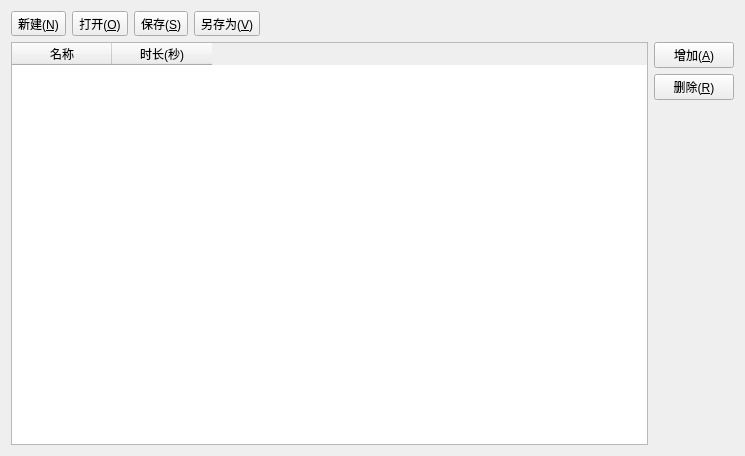
<?xml version="1.0" encoding="UTF-8"?>
<ui version="4.0">
 <class>ByyAnimationPathEditWidget</class>
 <widget class="QWidget" name="ByyAnimationPathEditWidget">
  <property name="geometry">
   <rect>
    <x>0</x>
    <y>0</y>
    <width>745</width>
    <height>456</height>
   </rect>
  </property>
  <property name="windowTitle">
   <string>漫游路径制作</string>
  </property>
  <layout class="QVBoxLayout" name="verticalLayout_2">
   <item>
    <layout class="QHBoxLayout" name="horizontalLayout">
     <item>
      <widget class="QToolButton" name="newButton">
       <property name="text">
        <string>新建(&amp;N)</string>
       </property>
       <property name="iconSize">
        <size>
         <width>32</width>
         <height>32</height>
        </size>
       </property>
       <property name="toolButtonStyle">
        <enum>Qt::ToolButtonTextUnderIcon</enum>
       </property>
      </widget>
     </item>
     <item>
      <widget class="QToolButton" name="openButton">
       <property name="text">
        <string>打开(&amp;O)</string>
       </property>
       <property name="iconSize">
        <size>
         <width>32</width>
         <height>32</height>
        </size>
       </property>
       <property name="toolButtonStyle">
        <enum>Qt::ToolButtonTextUnderIcon</enum>
       </property>
      </widget>
     </item>
     <item>
      <widget class="QToolButton" name="saveButton">
       <property name="text">
        <string>保存(&amp;S)</string>
       </property>
       <property name="iconSize">
        <size>
         <width>32</width>
         <height>32</height>
        </size>
       </property>
       <property name="toolButtonStyle">
        <enum>Qt::ToolButtonTextUnderIcon</enum>
       </property>
      </widget>
     </item>
     <item>
      <widget class="QToolButton" name="saveAsButton">
       <property name="text">
        <string>另存为(&amp;V)</string>
       </property>
       <property name="iconSize">
        <size>
         <width>32</width>
         <height>32</height>
        </size>
       </property>
       <property name="toolButtonStyle">
        <enum>Qt::ToolButtonTextUnderIcon</enum>
       </property>
      </widget>
     </item>
     <item>
      <spacer name="horizontalSpacer">
       <property name="orientation">
        <enum>Qt::Horizontal</enum>
       </property>
       <property name="sizeHint" stdset="0">
        <size>
         <width>40</width>
         <height>20</height>
        </size>
       </property>
      </spacer>
     </item>
    </layout>
   </item>
   <item>
    <layout class="QHBoxLayout" name="horizontalLayout_2">
     <item>
      <widget class="QTableWidget" name="tableWidget">
       <attribute name="verticalHeaderVisible">
        <bool>false</bool>
       </attribute>
       <column>
        <property name="text">
         <string>名称</string>
        </property>
       </column>
       <column>
        <property name="text">
         <string>时长(秒)</string>
        </property>
       </column>
      </widget>
     </item>
     <item>
      <layout class="QVBoxLayout" name="verticalLayout">
       <item>
        <widget class="QPushButton" name="addButton">
         <property name="text">
          <string>增加(&amp;A)</string>
         </property>
        </widget>
       </item>
       <item>
        <widget class="QPushButton" name="removeButton">
         <property name="text">
          <string>删除(&amp;R)</string>
         </property>
        </widget>
       </item>
       <item>
        <spacer name="verticalSpacer">
         <property name="orientation">
          <enum>Qt::Vertical</enum>
         </property>
         <property name="sizeHint" stdset="0">
          <size>
           <width>20</width>
           <height>40</height>
          </size>
         </property>
        </spacer>
       </item>
      </layout>
     </item>
    </layout>
   </item>
  </layout>
 </widget>
 <layoutdefault spacing="6" margin="11"/>
 <resources/>
 <connections/>
</ui>
